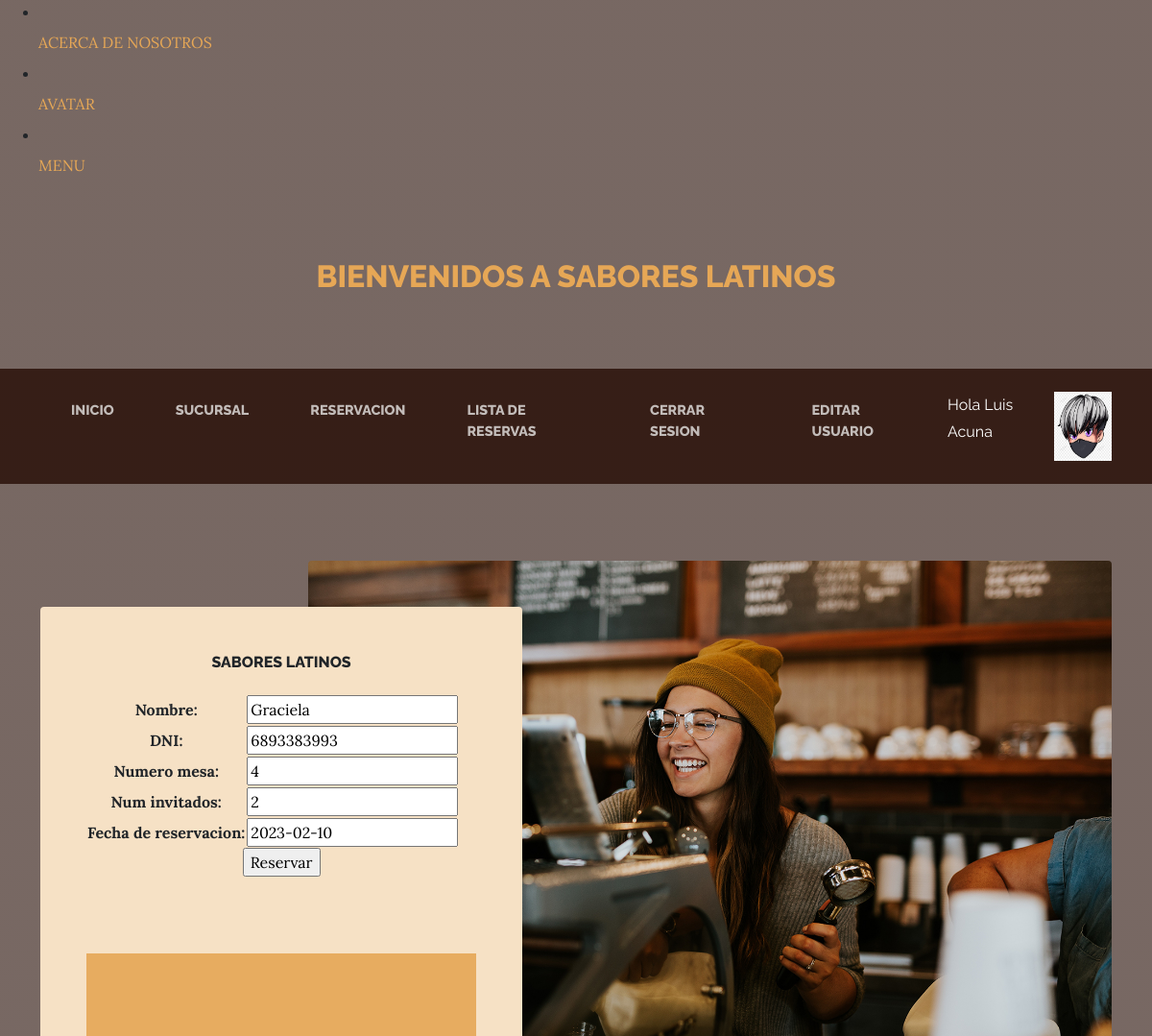
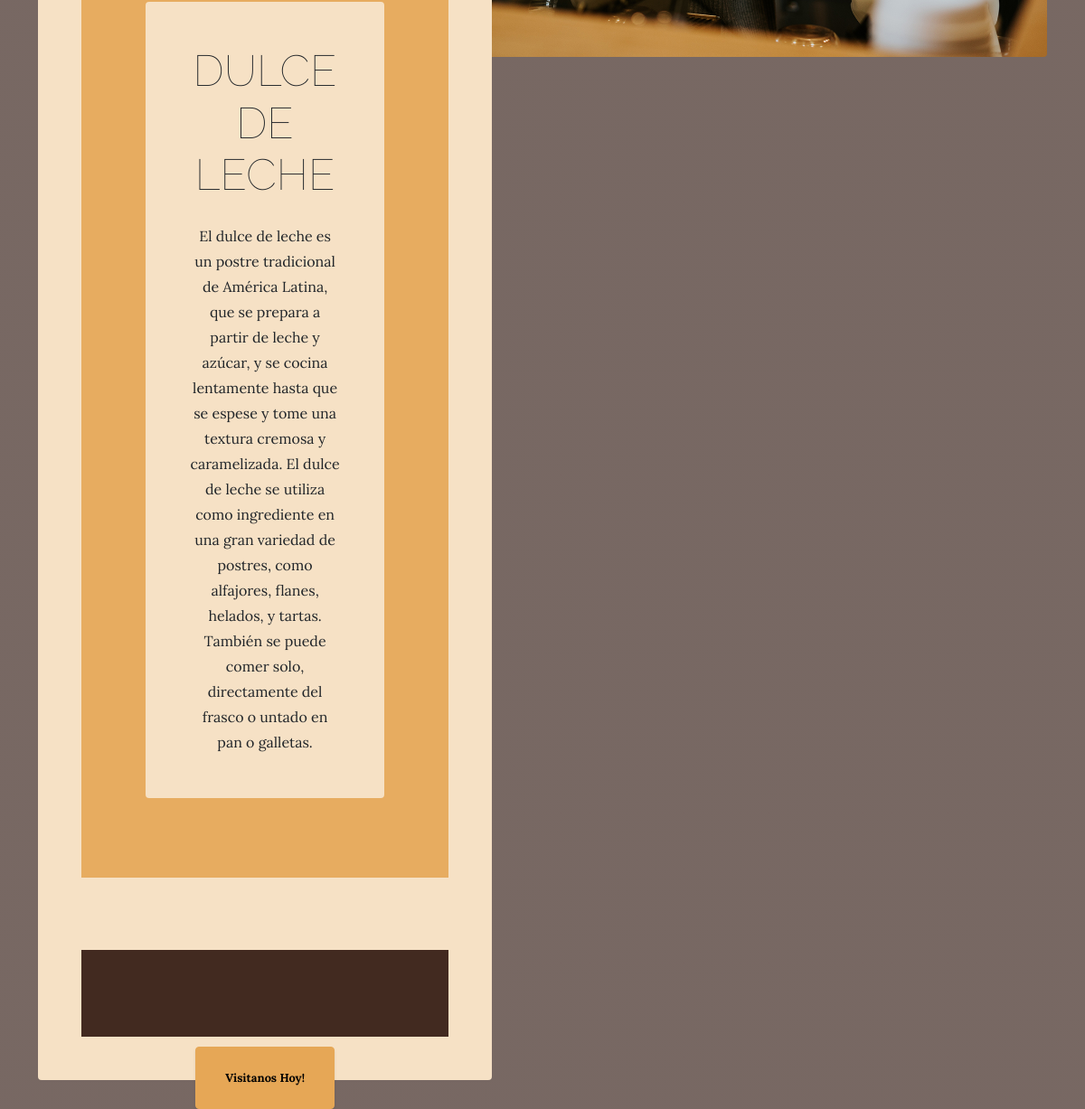
/Resto/reservacion/editar/1/ (signed in), run on the app's committed database (2 pictures, top to bottom).
### Resto/models.py (models this page shows, shortened)
class Avatar(models.Model):
    usuario = models.ForeignKey(User, on_delete=models.CASCADE)
    imagen = models.ImageField(upload_to='avatares', null=True, blank = True)

class Reservacion(models.Model):
    nombre= models.CharField(max_length=60)
    DNI= models.CharField(unique=True, max_length=10, null=True, blank=True)
    numero_mesa = models.IntegerField()
    num_invitados = models.IntegerField()
    fecha_de_reservacion = models.DateField()

### Resto/views.py (the view)
# urls.py: path('reservacion/editar/<int:pk>/', login_required(ActualizarReserva.as_view()), name= 'Edit'),
class ActualizarReserva(UpdateView):
    model = Reservacion
    success_url = "/Resto/reservacion/list"
    fields = ["nombre", "DNI", "numero_mesa", "num_invitados", "fecha_de_reservacion"]

### Resto/Templates/Resto/reservacion_form.html
{% extends "Resto/padre.html" %}
{% load static %}
{% block titulo %}
 Bienvenidos a Sabores Latinos
{% endblock %}
{% block titulo1 %}
Sabores Latinos
{% endblock %}
{% block descripcion1 %}
<form action="" method= "POST"> {% csrf_token %}
    <table>
        {{form.as_table}}
    <table>
    <input type= "submit" value= "Reservar">
</form>
{% endblock %}
{% block titulo4 %}
DULCE DE LECHE
{% endblock %}
{% block descripcion2 %}
El dulce de leche es un postre tradicional de América Latina, que se prepara a partir de leche y azúcar, y se cocina lentamente hasta que se espese y tome una textura cremosa y caramelizada. El dulce de leche se utiliza como ingrediente en una gran variedad de postres, como alfajores, flanes, helados, y tartas. También se puede comer solo, directamente del frasco o untado en pan o galletas.
{% endblock %}

### Resto/Templates/Resto/padre.html (shortened to what this page needs)
<!DOCTYPE html>
<html lang="en">
    <head>
        {% load static %}
        <li class="nav-item px-lg-4"><a class="nav-link text-uppercase" href="{% url 'Acercademi' %}">Acerca de nosotros</a></li>
        <li class="nav-item px-lg-4"><a class="nav-link text-uppercase" href="{% url 'Avatar' %}">Avatar</a></li>
        <li class="nav-item px-lg-4"><a class="nav-link text-uppercase" href="{% url 'Menu' %}">Menu</a></li>
        <link href="{% static 'Resto/css/styles.css' %}" rel="stylesheet" />
    </head>
    <body>
        <header>
            <h1 class="site-heading text-center text-faded d-none d-lg-block">
                <span class="site-heading-upper text-primary mb-3">
                    {% block titulo %}
                    {% endblock %}
                </span>
            </h1>
        </header>
        <nav class="navbar navbar-expand-lg navbar-dark py-lg-4" id="mainNav">
            <div class="container">
                <div class="collapse navbar-collapse" id="navbarSupportedContent">
                    <ul class="navbar-nav mx-auto">
                        <li class="nav-item px-lg-4"><a class="nav-link text-uppercase" href="{% url 'Inicio' %}">Inicio</a></li>
                        <li class="nav-item px-lg-4"><a class="nav-link text-uppercase" href="{% url 'Nueva sucursal' %}">Sucursal</a></li>
                        <li class="nav-item px-lg-4"><a class="nav-link text-uppercase" href="{% url 'Nueva Reserva' %}">Reservacion</a></li>
                        <li class="nav-item px-lg-4"><a class="nav-link text-uppercase" href="{% url 'ReservaLeer' %}">Lista de Reservas</a></li>
                        {% if request.user.is_authenticated %}
                        <li class="nav-item px-lg-4"><a class="nav-link text-uppercase" href="{% url 'Logout' %}">Cerrar Sesion</a></li>
                        <li class="nav-item px-lg-4"><a class="nav-link text-uppercase" href="{% url 'EditarUsuario' %}">Editar Usuario</a></li>
                        <p style="color: white;"> Hola {{user.username}} {{user.last_name}} </p>
                        {% with user.avatar_set.first as miAvatar %}
                        {% if miAvatar %}
                        <img src= "{{miAvatar.imagen.url}}" alt= "No encontro la imagen" style= "max-width: 60px ;">
                        {% endif %}
                        {% endwith %}
                        {% else %}
                        <li class="nav-item px-lg-4"><a class="nav-link text-uppercase" href="{% url 'Registros' %}">Registro</a></li>
                        <li class="nav-item px-lg-4"><a class="nav-link text-uppercase" href="{% url 'Login' %}">Iniciar Sesion</a></li>
                        {% endif %}
                    </ul>
                </div>
            </div>
        </nav>
        <section class="page-section clearfix">
            <div class="container">
                <div class="intro">
                    <img class="intro-img img-fluid mb-3 mb-lg-0 rounded" src="{%static 'Resto/assets/img/intro.jpg' %}" alt="..." />
                    <div class="intro-text left-0 text-center bg-faded p-5 rounded">
                        <h2 class="section-heading mb-4">
                            <span class="section-heading-upper">
                            {% block titulo1 %}
                            {% endblock %}
                            </span>
                        </h2>
                        <p class="mb-3">
                            {% block descripcion1 %}
                            {% endblock %}
                        </p>
                        <div class="intro-button mx-auto"><a class="btn btn-primary btn-xl" href="{% url 'Nueva Reserva' %}">Visitanos Hoy!</a></div>
                    </div>
                </div>
            </div>
        </section>
        <section class="page-section cta">
            <div class="container">
                <div class="row">
                    <div class="col-xl-9 mx-auto">
                        <div class="cta-inner bg-faded text-center rounded">
                            <h2 class="section-heading mb-4">
                                <span class="section-heading-lower">
                                {% block titulo4 %}
                                {% endblock %}
                                </span>
                            </h2>
                            <p class="mb-0">
                            {% block descripcion2 %}
                            {% endblock %}
                            </p>
                        </div>
                    </div>
                </div>
            </div>
        </section>
        <footer class="footer text-faded text-center py-5">
        </footer>
    </body>
</html>

### data on the page
Avatar: imagen (picture)
Reservacion: nombre "Graciela", DNI "6893383993", numero_mesa "4", num_invitados "2", fecha_de_reservacion "2023-02-10"

### other printed values
{{ user.username }} "Luis"
{{ user.last_name }} "Acuna"
